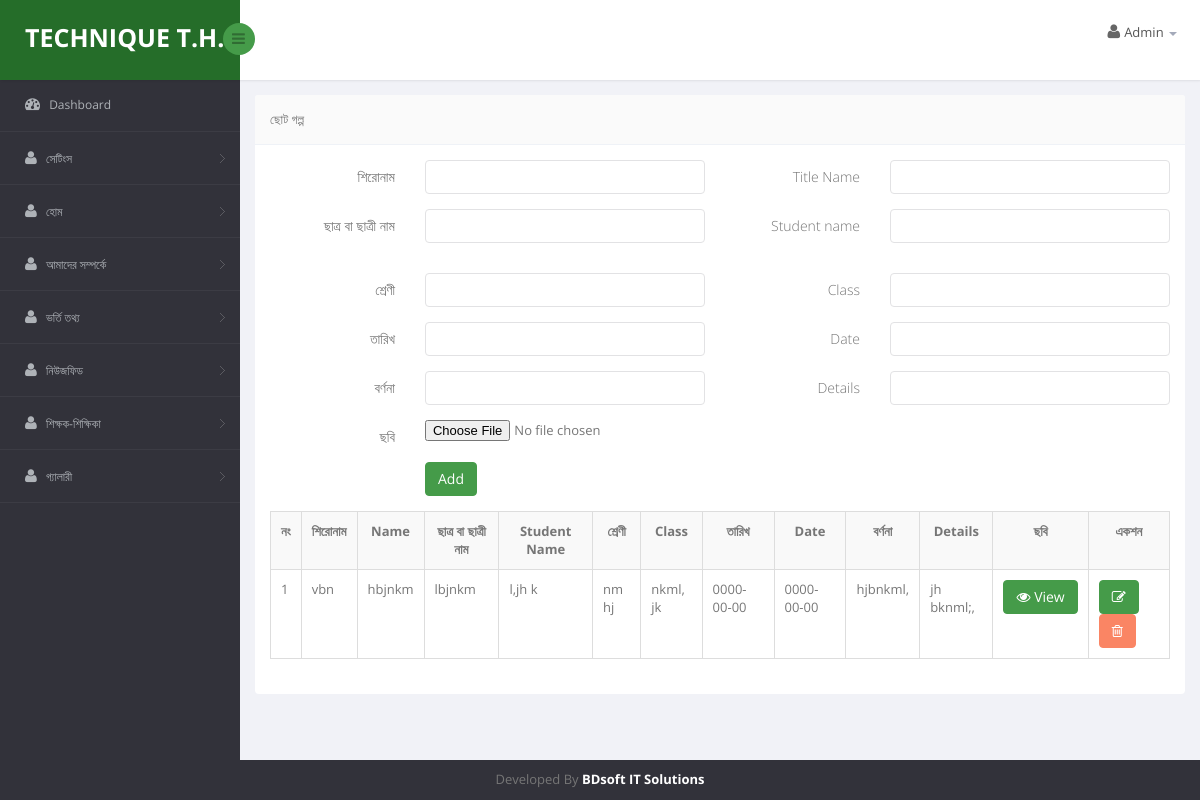
The page /technique_school/soft/short_story.php (signed in) on the database its author committed.
### tables this page shows
CREATE TABLE `short_story` (
  `short_story_id` int(11) NOT NULL,
  `bn_name` varchar(55) NOT NULL,
  `en_name` varchar(55) NOT NULL,
  `bn_student_name` varchar(56) NOT NULL,
  `en_student_name` varchar(56) NOT NULL,
  `bn_class` varchar(55) NOT NULL,
  `en_class` varchar(55) NOT NULL,
  `bn_date` date NOT NULL,
  `en_date` date NOT NULL,
  `bn_details` text NOT NULL,
  `en_details` text NOT NULL,
  `image_url` varchar(255) NOT NULL,
  `created_by` int(11) NOT NULL,
  `created_on` datetime NOT NULL,
  `is_deleted` int(1) NOT NULL DEFAULT '0',
  `deleted_by` int(11) NOT NULL,
  `deleted_on` datetime NOT NULL,
  `is_updated` int(1) NOT NULL DEFAULT '0',
  `updated_by` int(11) NOT NULL,
  `updated_on` datetime NOT NULL
);

### technique_school/soft/short_story.php (the view, shortened to what this page needs)
<?php include 'include/header.php';?>
<?php include 'include/sidebar.php';?>
<?php include 'include/body-top.php';?>
<?php
        $tbl_name="short_story";
        $targetpage = "short_story.php";
        $mgs = '';
?>
    <?php
        if(isset($_GET['edit'])):
        $id = $_GET['edit'];
        $sql = "SELECT * FROM $tbl_name WHERE `short_story_id` = '$id' ";
        $result = mysqli_fetch_array(mysqli_query($con,$sql));
    ?>
     <form class="cmxform form-horizontal " id="signupForm" method="post" action="" enctype="multipart/form-data">
     <div class="form-group " <?php if($mgs=='')echo "style='display:none;'" ?>>
            <div class=" col-md-6 col-md-offset-1 <?=$class?>"><a href="#" class="close" data-dismiss="alert" aria-label="close">×</a><?=$mgs?></div>
            <div>
                <input type="hidden" name="short_story_id" value="<?=$result['short_story_id']?>" />
            </div>
        </div>
      <div class="form-group ">
            <label for="bn_name" class="control-label col-lg-2">শিরোনাম </label>
            <div class="col-lg-4">
                <input class=" form-control" id="" name="bn_name" type="text" value="<?=$result['bn_name']?>" required />
            </div>
            <label for="en_name" class="control-label col-lg-2">Title Name </label>
            <div class="col-lg-4">
                <input class=" form-control" id="" name="en_name" type="text" value="<?=$result['en_name']?>" required />
            </div>
        </div>
        <div class="form-group ">
            <label for="bn_student_name" class="control-label col-lg-2">ছাত্র বা ছাত্রী নাম</label>
            <div class="col-lg-4">
                <input class=" form-control" id="" name="bn_student_name" type="text" value="<?=$result['bn_student_name']?>" required />
            </div>
             <label for="en_student_name" class="control-label col-lg-2">Student Name</label>
            <div class="col-lg-4">
                <input class=" form-control" id="" name="en_student_name" type="text" value="<?=$result['en_student_name']?>" required />
            </div>
        </div>
        <div class="form-group ">
            <label for="bn_class" class="control-label col-lg-2">শ্রেণী</label>
            <div class="col-lg-4">
                <input class=" form-control" id="" name="bn_class" type="text" value="<?=$result['bn_class']?>" required />
            </div>
            <label for="en_class" class="control-label col-lg-2">Class</label>
            <div class="col-lg-4">
                <input class=" form-control" id="" name="en_class" type="text" value="<?=$result['en_class']?>" required />
            </div>
        </div>
        <div class="form-group ">
            <label for="bn_date" class="control-label col-lg-2">তারিখ</label>
            <div class="col-lg-4">
                <input class=" form-control" id="" name="bn_date" type="text" value="<?=$result['bn_date']?>" required />
            </div>
            <label for="en_date" class="control-label col-lg-2"> Date</label>
            <div class="col-lg-4">
                <input class=" form-control" id="" name="en_date" type="text" value="<?=$result['en_date']?>" required />
            </div>
        </div>
         <div class="form-group ">
            <label for="bn_details" class="control-label col-lg-2">বর্ণনা</label>
            <div class="col-lg-4">
                <input class=" form-control" id="" name="bn_details" type="text" value="<?=$result['bn_details']?>" required />
            </div>
            <label for="en_details" class="control-label col-lg-2">Details</label>
            <div class="col-lg-4">
                <input class=" form-control" id="" name="en_details" type="text" value="<?=$result['en_details']?>" required />
            </div>
        </div>
        <div class="form-group ">
            <label for="image_url" class="control-label col-lg-2"> ছবি</label>
            <div class="col-lg-4">
                <input type="file"  name="image_url" id="" value="<?=$result['image_url']?>">
            </div>
        </div>
       <div class="form-group">
            <div class="col-lg-offset-2 col-md-offset-2 col-sm-offset-3 col-xs-offset-3 col-lg-5">
                <input type="submit" class="btn btn-primary" name="update" value="Update" />
            </div>
        </div>
    </form>
    <?php
        else:
    ?>
    <form class="cmxform form-horizontal " id="signupForm" method="post" action="" enctype="multipart/form-data">
        <div class="form-group ">
            <label for="bn_name" class="control-label col-lg-2">শিরোনাম </label>
            <div class="col-lg-4">
                <input class=" form-control" id="" name="bn_name" type="text" required />
            </div>
             <label for="en_name" class="control-label col-lg-2">Title Name </label>
            <div class="col-lg-4">
                <input class=" form-control" id="" name="en_name" type="text" required />
            </div>
        </div>
       <div class="form-group ">
            <label for="bn_student_name" class="control-label col-lg-2">ছাত্র বা ছাত্রী নাম
            </label>
            <div class="col-lg-4">
                <input class=" form-control" id="" name="bn_student_name" type="text" required />
            </div>
             <label for="en_student_name" class="control-label col-lg-2">Student name
            </label>
            <div class="col-lg-4">
                <input class=" form-control" id="" name="en_student_name" type="text" required />
            </div>
        </div>
        <div class="form-group ">
            <label for="bn_class" class="control-label col-lg-2">শ্রেণী
            </label>
            <div class="col-lg-4">
                <input class=" form-control" id="" name="bn_class" type="text" required />
            </div>
            <label for="en_class" class="control-label col-lg-2">Class
            </label>
            <div class="col-lg-4">
                <input class=" form-control" id="" name="en_class" type="text" required />
            </div>
        </div>
        <div class="form-group ">
            <label for="bn_date" class="control-label col-lg-2">তারিখ
            </label>
            <div class="col-lg-4">
                <input class=" form-control" id="" name="bn_date" type="text" required />
            </div>
             <label for="en_date" class="control-label col-lg-2"> Date
            </label>
            <div class="col-lg-4">
                <input class=" form-control" id="" name="en_date" type="text" required />
            </div>
        </div>
         <div class="form-group ">
            <label for="bn_details" class="control-label col-lg-2">বর্ণনা
            </label>
            <div class="col-lg-4">
                <input class=" form-control" id="" name="bn_details" type="text" required />
            </div>
            <label for="en_details" class="control-label col-lg-2">Details
            </label>
            <div class="col-lg-4">
                <input class=" form-control" id="" name="en_details" type="text" required />
            </div>
        </div>
       <div class="form-group ">
            <label for="image_url" class="control-label col-lg-2"> ছবি</label>
            <div class="col-lg-4">
                <input type="file"  name="image_url" id="">
            </div>
        </div>
       <div class="form-group">
            <div class="col-lg-offset-2 col-md-offset-2 col-sm-offset-3 col-xs-offset-3 col-lg-5">
                <input type="submit" class="btn btn-primary" name="submit" value="Add" />
            </div>
        </div>
    </form>
    <?php
        endif;
    $limit = 15;
    if(isset($_GET['page']))
    {
        $page = $_GET['page'];
    }
    else
    $page = 1;
    if($page)
        $start = ($page - 1) * $limit;
    else
        $start = 0;
    $sql = "SELECT * FROM $tbl_name
                WHERE $tbl_name.is_deleted = 0
                LIMIT $start, $limit";
    $result = mysqli_query($con,$sql);
?>
    <table   class="table table-bordered table-hover table-responsive table-condensed table-striped dataTable col-xs-12 col-sm-12 col-md-6 col-lg-6 ">
        <tr>
            <th><center>নং</center></th>
            <th><center>শিরোনাম</center></th>
            <th><center>Name</center></th>
            <th><center>ছাত্র বা ছাত্রী নাম</center></th>
            <th><center>Student Name</center></th>
            <th><center>শ্রেণী</center></th>
            <th><center>Class</center></th>
            <th><center>তারিখ</center></th>
            <th><center>Date</center></th>
            <th><center>বর্ণনা</center></th>
            <th><center>Details</center></th>
             <th><center>ছবি</center></th>
           <th><center>একশন</center></th>
        </tr>
    <?php $i=$page*$limit-$limit+1; while($row = mysqli_fetch_array($result)):?>
        <tr>
            <td><?=$i++?></td>
            <td><?=$row['bn_name']?></td>
            <td><?=$row['en_name']?></td>
            <td><?=$row['bn_student_name']?></td>
            <td><?=$row['en_student_name']?></td>
            <td><?=$row['bn_class']?></td>
            <td><?=$row['en_class']?></td>
            <td><?=$row['bn_date']?></td>
            <td><?=$row['en_date']?></td>
            <td><?=$row['bn_details']?></td>
            <td><?=$row['en_details']?></td>
            <td><a class="btn btn-primary" target="_blank" href="upload/<?=$row['image_url']?>"><i class="fa fa-eye" aria-hidden="true"></i> View</a></td>
            <td>
                <a onclick="return confirm('Are you Sure Want to Edit?');" href="<?=$targetpage.'?edit='.$row['short_story_id']?>" class="btn btn-primary"><i class="fa fa-pencil-square-o" aria-hidden="true"></i></a>
                <a onclick="return confirm('Are you Sure Want to Delete?');" href="<?=$targetpage.'?delete='.$row['short_story_id']?>" class="btn btn-danger"><i class="fa fa-trash-o" aria-hidden="true"></i></a>
            </td>
        </tr>
    <?php endwhile;?>
    </table>
<?php include 'include/footer.php';?>

### rows shown on the page
short_story: bn_name "vbn", en_name "hbjnkm", bn_student_name "lbjnkm", en_student_name "l,jh k", bn_class "nm hj", en_class "nkml, jk", bn_date "0000-00-00", en_date "0000-00-00", bn_details "hjbnkml,", en_details "jh bknml;,"

### other values the page prints
$table_heading "ছোট গল্প"
